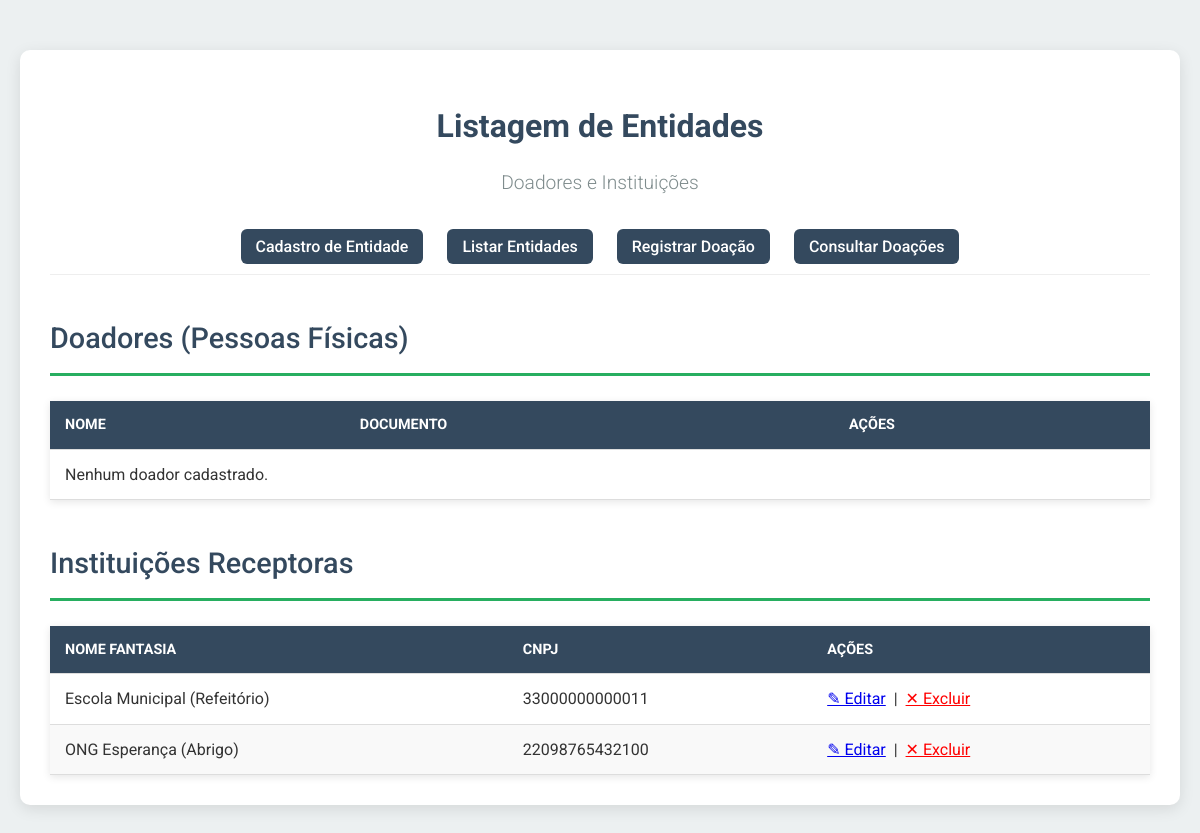
/listar_entidades.php (signed in), run on the app's committed database.
### tables this page shows
CREATE TABLE IF NOT EXISTS instituicoes (
    id_instituicao INT AUTO_INCREMENT PRIMARY KEY,
    nome_fantasia VARCHAR(255) NOT NULL,
    cnpj VARCHAR(14) UNIQUE NOT NULL,
    responsavel_contato VARCHAR(100),
    email VARCHAR(100) UNIQUE,
    telefone VARCHAR(15),
    endereco VARCHAR(255),
    data_cadastro TIMESTAMP DEFAULT CURRENT_TIMESTAMP
);

### listar_entidades.php (the view, shortened to what this page needs)
<?php
require_once 'conexao.php';
$sql_doadores = "SELECT id_doador, nome_razao_social, documento_cpf_cnpj FROM doadores ORDER BY nome_razao_social ASC";
$res_doadores = mysqli_query($conexao, $sql_doadores);
$sql_inst = "SELECT id_instituicao, nome_fantasia, cnpj FROM instituicoes ORDER BY nome_fantasia ASC";
$res_inst = mysqli_query($conexao, $sql_inst);
?>
<!DOCTYPE html>
<html lang="pt-BR">
<head>
</head>
<body>
    <div class="container">
        <h1>Listagem de Entidades <br> <small style="font-size: 0.6em; font-weight: 300; color: #7f8c8d;">Doadores e Instituições</small></h1>
        <div class="nav-links">
            <a href="index.php">Cadastro de Entidade</a>
            <a href="listar_entidades.php">Listar Entidades</a>
            <a href="registrar_doacao_form.php">Registrar Doação</a>
            <a href="listar_doacoes.php">Consultar Doações</a>
        </div>
        <h2>Doadores (Pessoas Físicas)</h2>
        <table>
            <thead>
                <tr>
                    <th>Nome</th>
                    <th>Documento</th>
                    <th>Ações</th>
                </tr>
            </thead>
            <tbody>
                <?php if (mysqli_num_rows($res_doadores) > 0): ?>
                    <?php while($doador = mysqli_fetch_assoc($res_doadores)): ?>
                        <tr>
                            <td><?php echo htmlspecialchars($doador['nome_razao_social']); ?></td>
                            <td><?php echo htmlspecialchars($doador['documento_cpf_cnpj']); ?></td>
                            <td>
                                <a href="editar_entidade.php?tabela=doadores&id=<?php echo $doador['id_doador']; ?>" title="Editar Doador">&#x270E; Editar</a>
                                &nbsp;|&nbsp;
                                <a href="deletar_entidade.php?tabela=doadores&id=<?php echo $doador['id_doador']; ?>"
                                   onclick="return confirm('Confirmar exclusão? Isso pode remover registros relacionados.')"
                                   style="color: red;" title="Excluir Doador">
                                    &#x2715; Excluir
                                </a>
                            </td>
                        </tr>
                    <?php endwhile; ?>
                <?php else: ?>
                    <tr><td colspan="3">Nenhum doador cadastrado.</td></tr>
                <?php endif; ?>
            </tbody>
        </table>
        <h2>Instituições Receptoras</h2>
        <table>
            <thead>
                <tr>
                    <th>Nome Fantasia</th>
                    <th>CNPJ</th>
                    <th>Ações</th>
                </tr>
            </thead>
            <tbody>
                <?php if (mysqli_num_rows($res_inst) > 0): ?>
                    <?php while($instituicao = mysqli_fetch_assoc($res_inst)): ?>
                        <tr>
                            <td><?php echo htmlspecialchars($instituicao['nome_fantasia']); ?></td>
                            <td><?php echo htmlspecialchars($instituicao['cnpj']); ?></td>
                            <td>
                                <a href="editar_entidade.php?tabela=instituicoes&id=<?php echo $instituicao['id_instituicao']; ?>" title="Editar Instituição">&#x270E; Editar</a>
                                &nbsp;|&nbsp;
                                <a href="deletar_entidade.php?tabela=instituicoes&id=<?php echo $instituicao['id_instituicao']; ?>"
                                   onclick="return confirm('Confirmar exclusão?')"
                                   style="color: red;" title="Excluir Instituição">
                                    &#x2715; Excluir
                                </a>
                            </td>
                        </tr>
                    <?php endwhile; ?>
                <?php else: ?>
                    <tr><td colspan="3">Nenhuma instituição cadastrada.</td></tr>
                <?php endif; ?>
            </tbody>
        </table>
    </div>
</body>
</html>

### listar_entidades.php (style rules this page uses)
:root { --primary-color: #27ae60; --secondary-color: #34495e; --text-color: #333; --light-bg: #ecf0f1; --border-color: #bdc3c7; --shadow-color: rgba(0, 0, 0, 0.1); }
body { font-family: 'Roboto', sans-serif; margin: 0; padding: 20px; background-color: var(--light-bg); color: var(--text-color); line-height: 1.6; }
.container { max-width: 1200px; margin: 30px auto; background: white; padding: 30px; border-radius: 10px; box-shadow: 0 4px 15px var(--shadow-color); }
h1 { text-align: center; color: var(--secondary-color); margin-bottom: 30px; font-weight: 700; }
h2 { border-bottom: 3px solid var(--primary-color); padding-bottom: 12px; margin-top: 40px; color: var(--secondary-color); font-weight: 500; font-size: 1.8em; }
.nav-links { margin-bottom: 30px; border-bottom: 1px solid #eee; padding-bottom: 15px; text-align: center; }
.nav-links a { margin: 0 10px; background-color: var(--secondary-color); color: white; padding: 8px 15px; border-radius: 6px; text-decoration: none; font-weight: 500; transition: background-color 0.2s ease; }
table { width: 100%; border-collapse: collapse; margin-top: 25px; box-shadow: 0 2px 8px rgba(0,0,0,0.1); }
th, td { text-align: left; padding: 12px 15px; border-bottom: 1px solid #ddd; }
th { background-color: var(--secondary-color); color: white; font-weight: 700; text-transform: uppercase; font-size: 0.9em; }
tr:nth-child(even) { background-color: #f9f9f9; }

### data on the page
instituicoes: nome_fantasia "Escola Municipal (Refeitório)", cnpj "33000000000011"
instituicoes: nome_fantasia "ONG Esperança (Abrigo)", cnpj "22098765432100"
